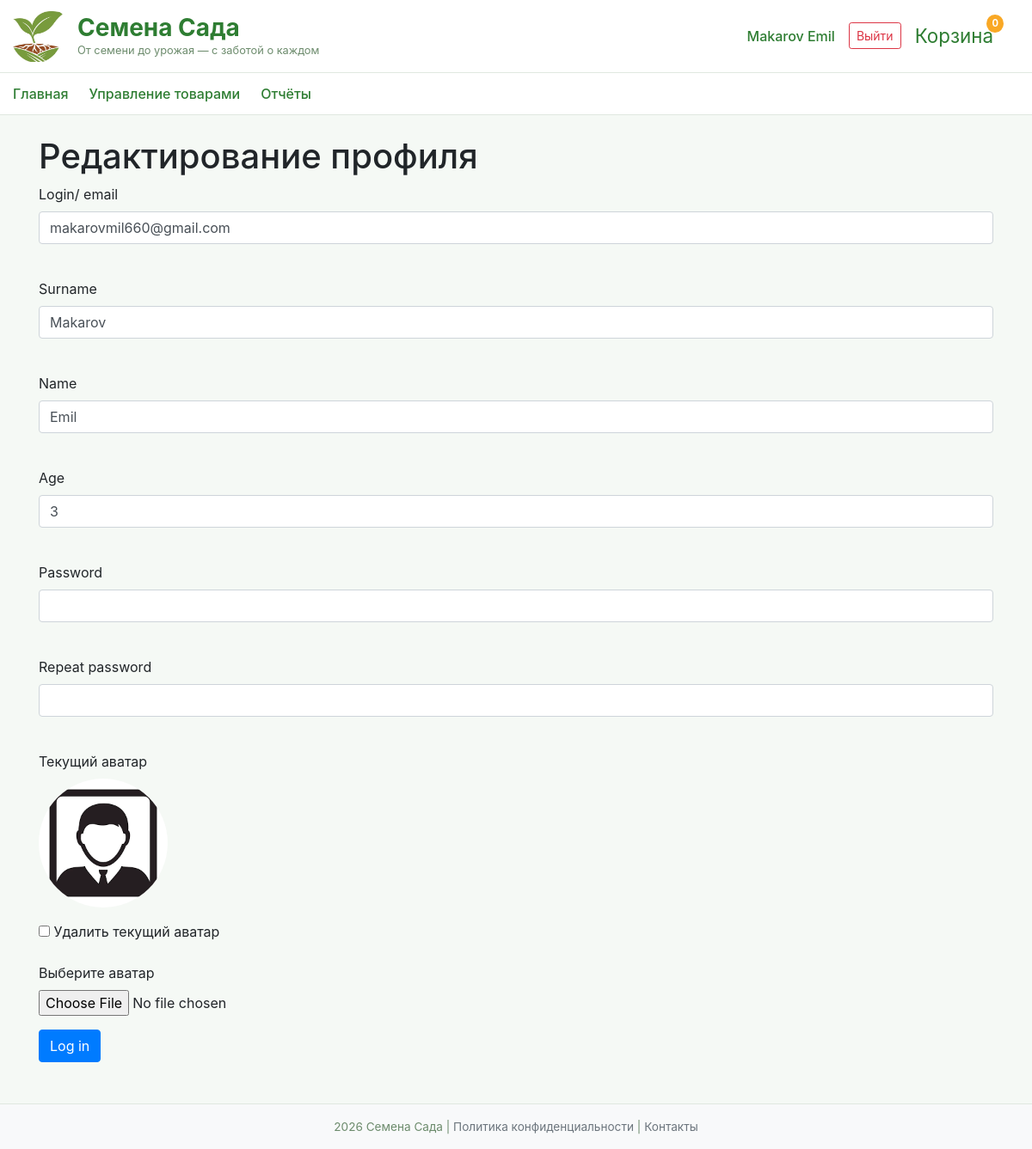
The page /edit_profile (signed in) on the database as committed earlier.
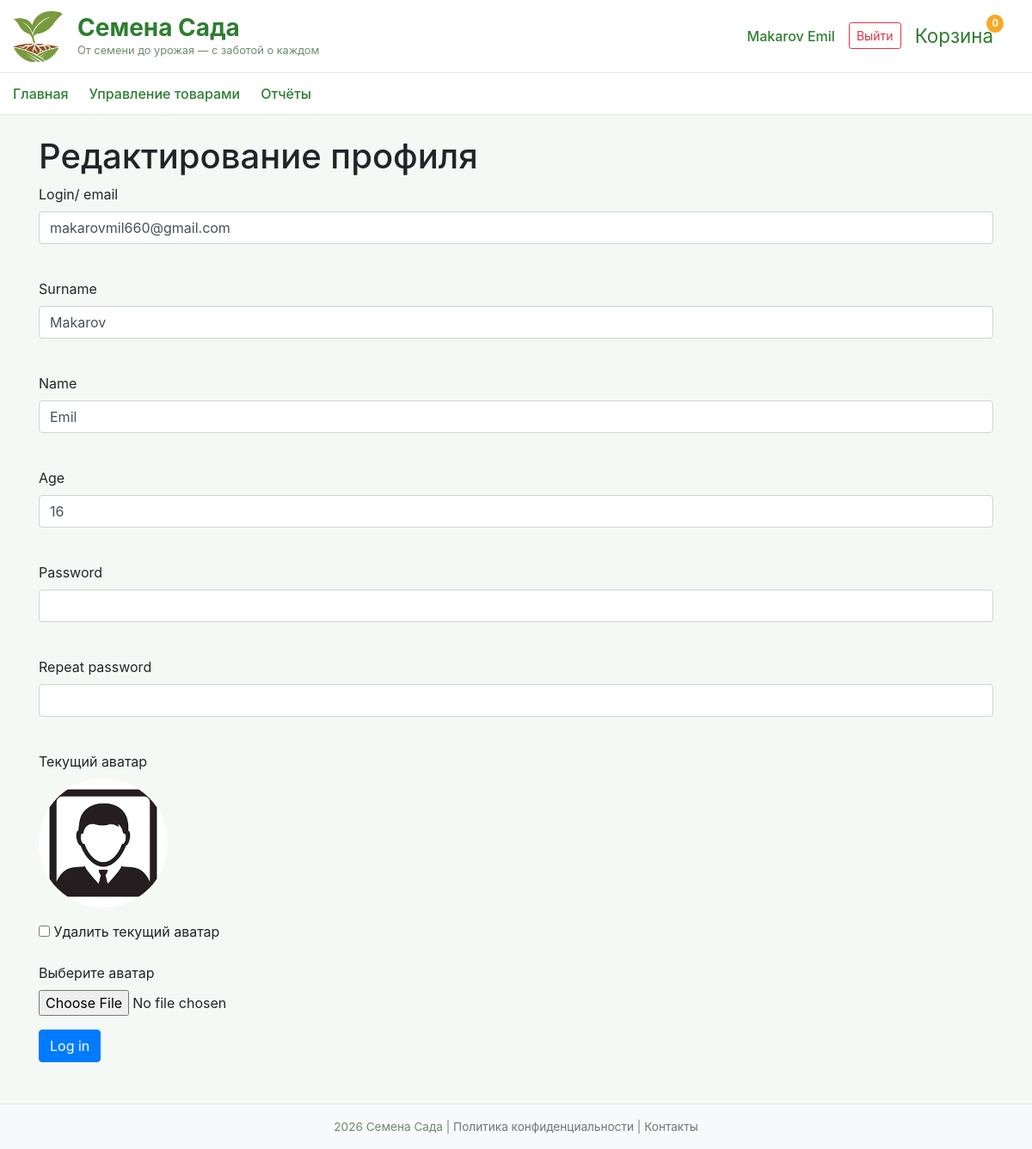
The same page on the database as committed later.
### data/users.py (models this page shows, shortened)
class User(SqlAlchemyBase, UserMixin, SerializerMixin):
    __tablename__ = 'users'
    serialize_only = ('id', 'surname', 'name', 'age', 'email', 'hashed_password', 'image_path',
                      'modified_date', 'is_admin', 'total_orders_count', 'total_spent', 'orders')
    id = sqlalchemy.Column(sqlalchemy.Integer, primary_key=True, autoincrement=True)
    surname = sqlalchemy.Column(sqlalchemy.String)
    name = sqlalchemy.Column(sqlalchemy.String)
    age = sqlalchemy.Column(sqlalchemy.Integer)
    email = sqlalchemy.Column(sqlalchemy.String, unique=True)
    hashed_password = sqlalchemy.Column(sqlalchemy.String)
    image_path = sqlalchemy.Column(sqlalchemy.String)
    modified_date = sqlalchemy.Column(sqlalchemy.DateTime, default=datetime.datetime.now)
    is_admin = sqlalchemy.Column(sqlalchemy.Boolean, default=False)
    total_orders_count = sqlalchemy.Column(sqlalchemy.Integer, default=0)
    total_spent = sqlalchemy.Column(sqlalchemy.Integer, default=0)
    orders = orm.relationship("Order", back_populates='user')

### main.py (the view, shortened to what this page needs)
@app.route('/edit_profile', methods=['GET', 'POST'])
@login_required
def edit_profile():
    form = RegisterForm()
    next_url = request.args.get('next', request.referrer or '/')
    with create_session() as db_sess:
        user = db_sess.get(User, current_user.id)
        if request.method == 'GET':
            form.email.data = user.email
            form.surname.data = user.surname
            form.name.data = user.name
            form.age.data = user.age
        return render_template('user.html', title='Редактирование профиля',
                               form=form, user=user)

### data/forms/registration.py
class RegisterForm(FlaskForm):
    email = EmailField('Login/ email', validators=[DataRequired()])
    password = PasswordField('Password', validators=[DataRequired()])
    password_again = PasswordField('Repeat password', validators=[DataRequired()])
    surname = StringField('Surname', validators=[DataRequired()])
    name = StringField('Name', validators=[DataRequired()])
    age = IntegerField('Age', validators=[DataRequired()])
    submit = SubmitField('Log in')

### data/db_session.py (called while the page is built)
def create_session() -> Session:
    global __factory
    return __factory()

### main.py (called while the page is built)
@login_manager.user_loader
def load_user(user_id):
    db_sess = create_session()
    return db_sess.get(User, user_id)

@app.context_processor
def cart_count():
    cart = session.get('cart', {})
    count = sum(cart.values())
    return dict(cart_count=count)

### templates/user.html (shortened to what this page needs)
{% extends "base.html" %}
{% block content %}
{% if user %}
<h1>Редактирование профиля</h1>
{% else %}
<h1>Регистрация</h1>
{% endif %}
<form action="" method="post" enctype="multipart/form-data">
    <p>
        {{ form.email.label }}<br>
        {{ form.email(class="form-control", type="email") }}<br>
    </p>
    <p>
        {{ form.surname.label }}<br>
        {{ form.surname(class="form-control") }}<br>
    </p>
    <p>
        {{ form.name.label }}<br>
        {{ form.name(class="form-control") }}<br>
    </p>
    <p>
        {{ form.age.label }}<br>
        {{ form.age(class="form-control", min="1", max="120", type="number") }}<br>
    </p>
    <p>
        {{ form.password.label }}<br>
        {{ form.password(class="form-control", type="password") }}<br>
    </p>
    <p>
        {{ form.password_again.label }}<br>
        {{ form.password_again(class="form-control", type="password") }}<br>
    </p>
    {% if user and user.image_path %}
    <div class="form-group">
        <label>Текущий аватар</label><br>
        <img src="/{{ user.image_path }}" alt="Аватар" style="width: 150px; height: 150px; object-fit: cover; border-radius: 50%;">
    </div>
    <div class="form-group">
        <input type="checkbox" name="delete_avatar" id="delete_avatar">
        <label for="delete_avatar">Удалить текущий аватар</label>
    </div>
    {% endif %}
    <p>
        <label for="photo">Выберите аватар</label>
        <input type="file" class="form-control-file" id="photo" name="file">
    </p>
    <p>{{ form.submit(class="btn btn-primary") }}</p>
</form>
{% endblock %}

### templates/base.html (shortened to what this page needs)
<!doctype html>
<html lang="ru">
  <head>
    <link
      rel="stylesheet"
      href="https://stackpath.bootstrapcdn.com/bootstrap/4.4.1/css/bootstrap.min.css"
    />
    <link
      rel="stylesheet"
      href="{{ url_for('static', filename='css/style.css') }}"
    />
  </head>
  <body>
    <div class="navbar-main">
      <div class="container-fluid">
        <div class="row w-100 align-items-center">
          <div class="col-md-6 d-flex align-items-center">
            <img
              src="{{ url_for('static', filename='image/logo/logo.jpg') }}"
              alt="Логотип"
              class="logo-img"
            />
            <div>
              <div class="brand-title">Семена Сада</div>
              <div class="brand-slogan">
                От семени до урожая — с заботой о каждом
              </div>
            </div>
          </div>
          <div class="col-md-6 d-flex justify-content-end align-items-center">
            {% if current_user.is_authenticated %}
            <a href="/user_profile" class="user-name">
              {{ current_user.surname }} {{ current_user.name }}
            </a>
            <a href="/logout" class="btn btn-sm btn-outline-danger">Выйти</a>
            {% else %}
            <a href="/register" class="btn btn-sm btn-outline-green"
              >Регистрация</a
            >
            <a href="/login" class="btn btn-sm btn-success ml-2">Войти</a>
            {% endif %}
            <a href="/cart" class="cart-icon">
              Корзина
              <span class="cart-count">{{ cart_count|default(0) }}</span>
            </a>
          </div>
        </div>
      </div>
    </div>
    <div class="nav-links">
      <div class="container-fluid">
        <div
          class="d-flex justify-content-between align-items-center flex-wrap"
        >
          <div class="d-flex flex-wrap">
            <a href="/" class="nav-link">Главная</a>
            {% if current_user.is_authenticated and current_user.is_admin %}
            <a href="/catalog" class="nav-link">Управление товарами</a>
            {% else %}
            <a href="/catalog" class="nav-link">Каталог</a>
            {% endif %} {% if current_user.is_authenticated and
            current_user.is_admin %}
            <a href="/admin/reports" class="nav-link">Отчёты</a>
            {% endif %}
          </div>
        </div>
      </div>
    </div>
    <main role="main" class="container mt-4">
      {% block content %}{% endblock %}
    </main>
    <footer class="footer">
      <div class="container">
        2026 Семена Сада |
        <a href="#" class="text-muted">Политика конфиденциальности</a> |
        <a href="#" class="text-muted">Контакты</a>
      </div>
    </footer>
  </body>
</html>

Rows that differ between the two databases and show on the page:
changed User "Makarov": age "3" → "16"
